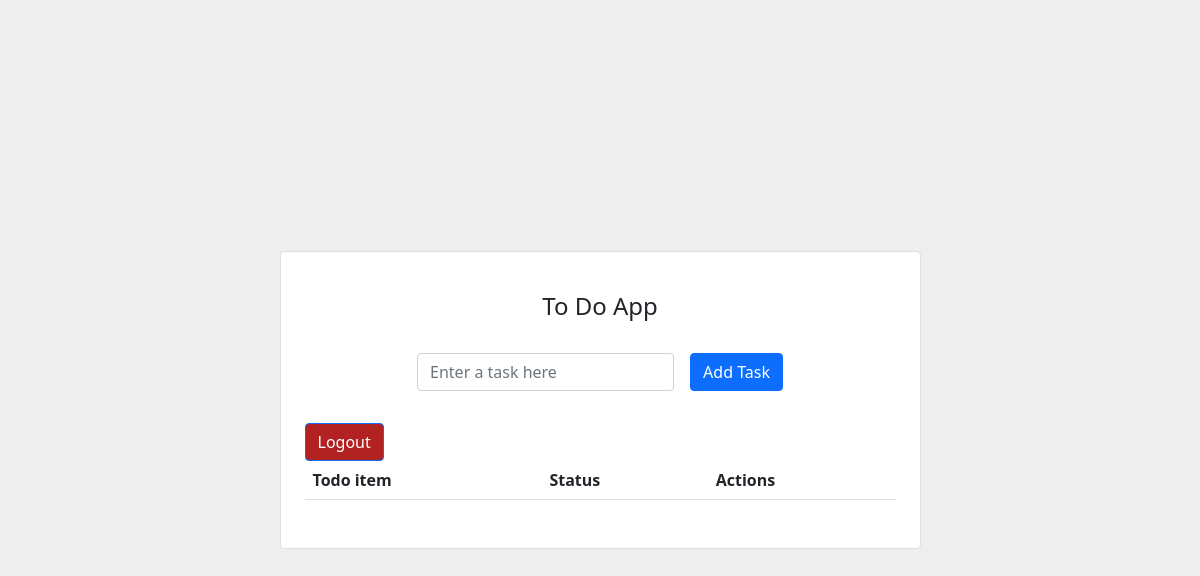
Before: /home/ (signed in) with the older database file.
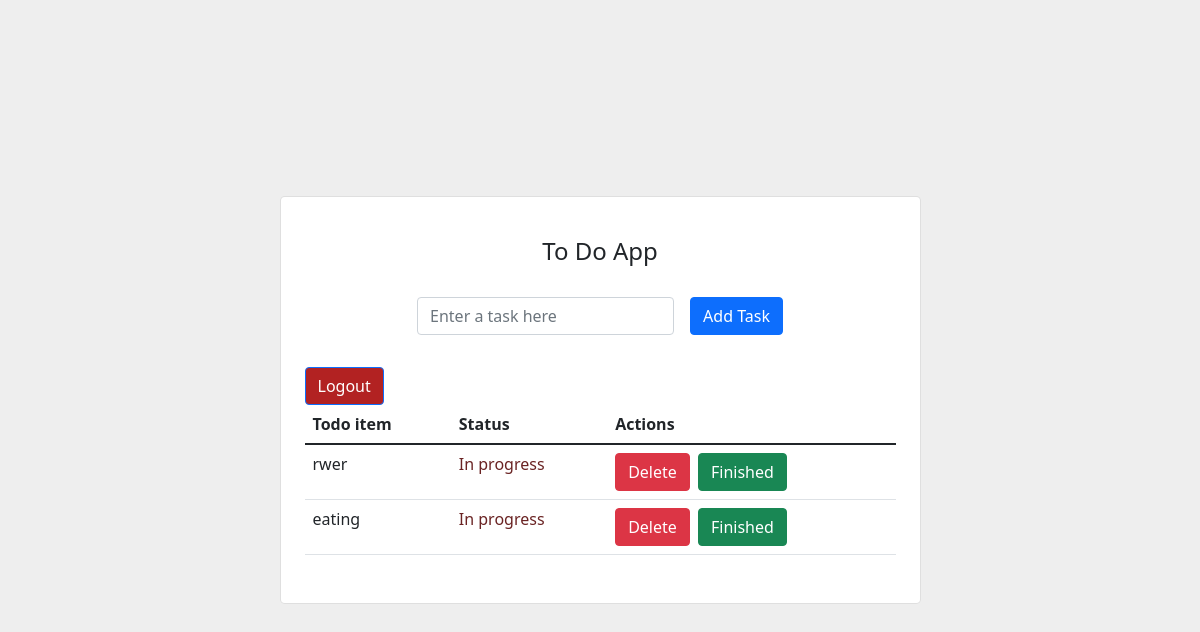
After: the same page with the newer database file.
### todoapp/models.py (models this page shows, shortened)
class todo(models.Model):
    username = models.ForeignKey(User, on_delete=models.CASCADE)
    item_name = models.CharField(max_length=100)
    status = models.BooleanField(default=False)

### todoapp/views.py (the view)
# urls.py: 2. Add a URL to urlpatterns:  path('', views.home, name='home')
@login_required
def home(request):
    if request.method == "POST":
        task = request.POST.get('task')
        if task and task.strip():
            new_todo = todo(username=request.user, item_name=task)
            new_todo.save()
        return redirect('home-page')
    todos = todo.objects.filter(username=request.user)
    return render(request, 'todoapp/todo.html', {'todos': todos})

### todoapp/templates/todoapp/todo.html (shortened to what this page needs)
<head>
</head>
<link rel="stylesheet" href="https://cdn.jsdelivr.net/npm/bootstrap@5.1.3/dist/css/bootstrap.min.css">
<section class="vh-100" style="background-color: #eee;">
    <div class="container py-5 h-100">
      <div class="row d-flex justify-content-center align-items-center h-100">
        <div class="col col-lg-9 col-xl-7">
          <div class="card rounded-3">
            <div class="card-body p-4">
              <h4 class="text-center my-3 pb-3">To Do App</h4>
              <form method="POST" class="row row-cols-lg-auto g-3 justify-content-center align-items-center mb-4 pb-2">
                <div class="col-12">
                  <div class="form-outline">
                    <input type="text" id="form1" class="form-control" name="task" placeholder="Enter a task here"/>
                  </div>
                </div>
                <div class="col-12">
                  <button type="submit" class="btn btn-primary">Add Task</button>
                </div>
              </form>
              <a href="{% url 'logout' %}"><button type="submit" style="background: firebrick; color: white;" class="btn btn-primary">Logout</button></a>
              <table class="table mb-4">
                <thead>
                  <tr>
                    <th scope="col">Todo item</th>
                    <th scope="col">Status</th>
                    <th scope="col">Actions</th>
                  </tr>
                </thead>
                <tbody>
                  {% for i in todos %}
                  <tr>
                    <td>{{i.item_name}}</td>
                    {% if i.status == True %}
                      <td style="color: green;">Completed</td>
                    {% else %}
                      <td style="color: rgb(106, 35, 35);">In progress</td>
                    {% endif %}
                    <td>
                      <a href="{% url 'delete' i.item_name %}"><button type="submit" class="btn btn-danger">Delete</button></a>
                      <a href="{% url 'update' i.item_name %}"><button type="submit" class="btn btn-success ms-1">Finished</button></a>
                    </td>
                  </tr>
                  {% endfor %}
                </tbody>
              </table>
            </div>
          </div>
        </div>
      </div>
    </div>
  </section>

Changed rows visible on the page:
added todo: item_name "rwer", status "In progress"
added todo: item_name "eating", status "In progress"
